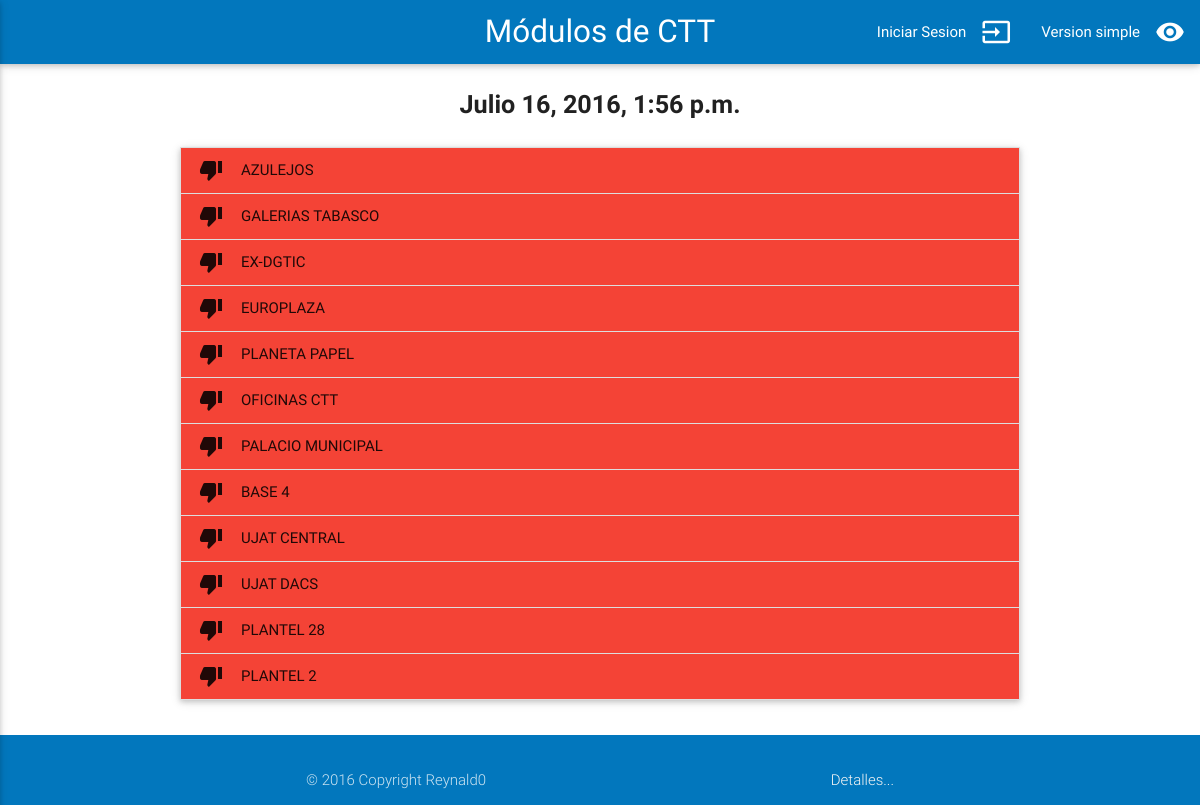
Before: / with the older database file.
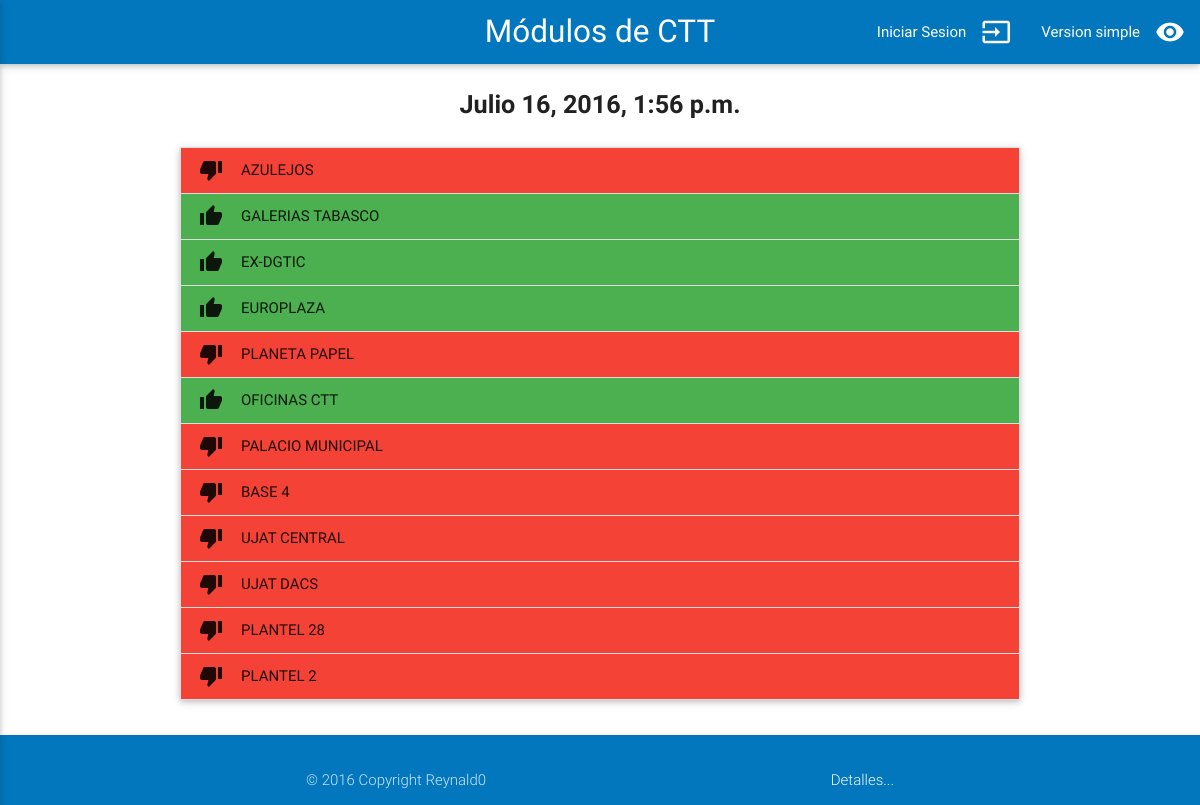
After: the same page with the newer database file.
### modulos/models.py (models this page shows, shortened)
class Modulo(models.Model):
	nombre = models.CharField(max_length = 20)
	horario_inicio = models.TimeField()
	horario_final = models.TimeField()
	ubicacion = models.TextField(blank=True)
	funciona = models.BooleanField()

### modulos/views.py (the view)
# urls.py: url(r'^$', inicio, name='inicio'),
def inicio(request):
	fecha_actual = datetime.datetime.now() - datetime.timedelta(hours=5)
	modulos = Modulo.objects.all()
	return render(request, 'inicio.html', {'fecha_actual': fecha_actual, 'modulos': modulos })

### templates/inicio.html (shortened to what this page needs)
{% extends 'components/base.html' %}
{% load staticfiles %}
{% block encabezado %}
	{{ fecha_actual }}
{% endblock encabezado%}
{% block contenido %}
	<ul class="collapsible" data-collapsible="accordion">
		{% for modulo in modulos %}
			<li>
		      	{% if modulo.funciona %}
		      	<div class="collapsible-header green">
		      		<i class="material-icons">thumb_up</i>
		      	{% else %}
		      	<div class="collapsible-header red">
		      		<i class="material-icons">thumb_down</i>
		      	{% endif %}
		      	{{ modulo.nombre|upper }}
		      </div>
		    </li>
    	{% endfor %}
  </ul>
{% endblock contenido %}

Changed rows visible on the page:
changed Modulo "GALERIAS TABASCO": funciona False → True (drawn)
changed Modulo "EX-DGTIC": funciona False → True (drawn)
changed Modulo "EUROPLAZA": funciona False → True (drawn)
changed Modulo "OFICINAS CTT": funciona False → True (drawn)
